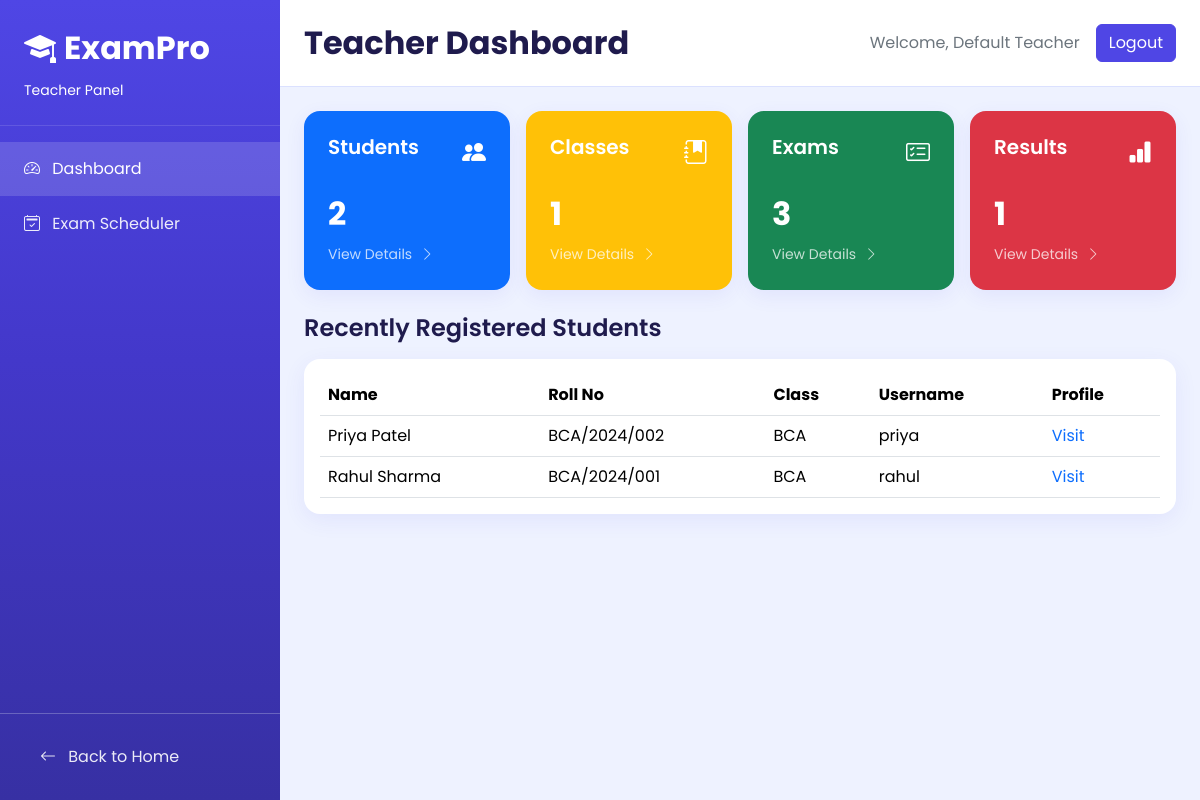
The app's page /pages/teacher/dashboard.php (signed in) with its own data.
### tables this page shows
CREATE TABLE IF NOT EXISTS students (
    id INT AUTO_INCREMENT PRIMARY KEY,
    name VARCHAR(100) NOT NULL,
    first_name VARCHAR(80) DEFAULT NULL,
    last_name VARCHAR(80) DEFAULT NULL,
    email VARCHAR(100) NOT NULL UNIQUE,
    phone VARCHAR(20) DEFAULT NULL,
    profile_image VARCHAR(255) DEFAULT NULL,
    roll_number VARCHAR(50) NOT NULL,
    department VARCHAR(50) DEFAULT 'BCA',
    password VARCHAR(255) NOT NULL,
    created_at TIMESTAMP DEFAULT CURRENT_TIMESTAMP,
    updated_at TIMESTAMP NULL DEFAULT CURRENT_TIMESTAMP ON UPDATE CURRENT_TIMESTAMP
);

### pages/teacher/dashboard.php (the view, shortened to what this page needs)
<?php
require_once __DIR__ . '/includes/auth.php';
require_once __DIR__ . '/includes/layout.php';
function teacherCount(mysqli $conn, string $sql): int
{
    $stmt = $conn->prepare($sql);
    $stmt->execute();
    $value = (int) ($stmt->get_result()->fetch_assoc()['total'] ?? 0);
    return $value;
}
$statsCards = [
    ['title' => 'Students', 'icon' => 'bi-people-fill', 'bg' => 'bg-primary', 'value' => teacherCount($conn, 'SELECT COUNT(*) AS total FROM students')],
    ['title' => 'Classes', 'icon' => 'bi-journal-bookmark-fill', 'bg' => 'bg-warning', 'value' => teacherCount($conn, 'SELECT COUNT(DISTINCT department) AS total FROM students')],
    ['title' => 'Exams', 'icon' => 'bi-card-checklist', 'bg' => 'bg-success', 'value' => teacherCount($conn, 'SELECT COUNT(*) AS total FROM exams')],
    ['title' => 'Results', 'icon' => 'bi-bar-chart-fill', 'bg' => 'bg-danger', 'value' => teacherCount($conn, 'SELECT COUNT(*) AS total FROM student_exams')],
];
$recentStmt = $conn->prepare('SELECT id, name, roll_number, department, email FROM students ORDER BY id DESC LIMIT ?');
$limit = 8;
$recentStmt->bind_param('i', $limit);
$recentStmt->execute();
$recentStudents = $recentStmt->get_result()->fetch_all(MYSQLI_ASSOC);
?>
<div class="row g-3 mb-4">
    <?php foreach ($statsCards as $card): ?>
        <div class="col-sm-6 col-xl-3">
            <div class="card stat-card h-100 border-0 overflow-hidden <?= $card['bg'] ?> text-white">
                <div class="card-body p-4">
                    <div class="d-flex justify-content-between align-items-start mb-4">
                        <h3 class="h5 fw-semibold mb-0"><?= htmlspecialchars($card['title']) ?></h3>
                        <i class="bi <?= htmlspecialchars($card['icon']) ?> fs-4"></i>
                    </div>
                    <div class="h2 fw-bold mb-2"><?= (int) $card['value'] ?></div>
                    <a href="#" class="small text-white text-decoration-none d-inline-flex align-items-center gap-2 opacity-75">
                        <span>View Details</span>
                        <i class="bi bi-chevron-right"></i>
                    </a>
                </div>
            </div>
        </div>
    <?php endforeach; ?>
</div>
<h2 class="h4 fw-semibold mb-3">Recently Registered Students</h2>
<div class="card content-card">
    <div class="card-body">
        <div class="table-responsive">
            <table class="table align-middle mb-0">
                <thead>
                <tr>
                    <th>Name</th>
                    <th>Roll No</th>
                    <th>Class</th>
                    <th>Username</th>
                    <th>Profile</th>
                </tr>
                </thead>
                <tbody>
                <?php if (empty($recentStudents)): ?>
                    <tr><td colspan="5" class="text-center text-secondary">No students found.</td></tr>
                <?php else: ?>
                    <?php foreach ($recentStudents as $student): ?>
                        <tr>
                            <td><?= htmlspecialchars((string) $student['name']) ?></td>
                            <td><?= htmlspecialchars((string) $student['roll_number']) ?></td>
                            <td><?= htmlspecialchars((string) $student['department']) ?></td>
                            <td><?= htmlspecialchars(strstr((string) $student['email'], '@', true) ?: (string) $student['email']) ?></td>
                            <td><a href="#" class="text-decoration-none">Visit</a></td>
                        </tr>
                    <?php endforeach; ?>
                <?php endif; ?>
                </tbody>
            </table>
        </div>
    </div>
</div>

### pages/teacher/assets/teacher.css (style rules this page uses)
:root { --tp-indigo: #4f46e5; --tp-indigo-dark: #3730a3; --tp-indigo-soft: #c7d2fe; --tp-bg: #eef2ff; --tp-panel: #ffffff; --tp-text: #1f1b4d; --tp-muted: #6b6b8c; }
body { font-family: 'Poppins', sans-serif; background: var(--tp-bg); color: var(--tp-text); }
.stat-card { border: 0; border-radius: 16px; box-shadow: 0 6px 20px rgba(79, 70, 229, 0.08); }
.content-card { border: 0; border-radius: 16px; box-shadow: 0 6px 22px rgba(79, 70, 229, 0.08); }

### records on screen
students: name "Priya Patel", roll_number "BCA/2024/002", department "BCA", email "priya"
students: name "Rahul Sharma", roll_number "BCA/2024/001", department "BCA", email "rahul"

### other values on screen
$title "Teacher Dashboard"
$teacherName "Default Teacher"
$card['title'] "Students"
$card['value'] "2"
$card['title'] "Classes"
$card['value'] "1"
$card['title'] "Exams"
$card['value'] "3"
$card['title'] "Results"
